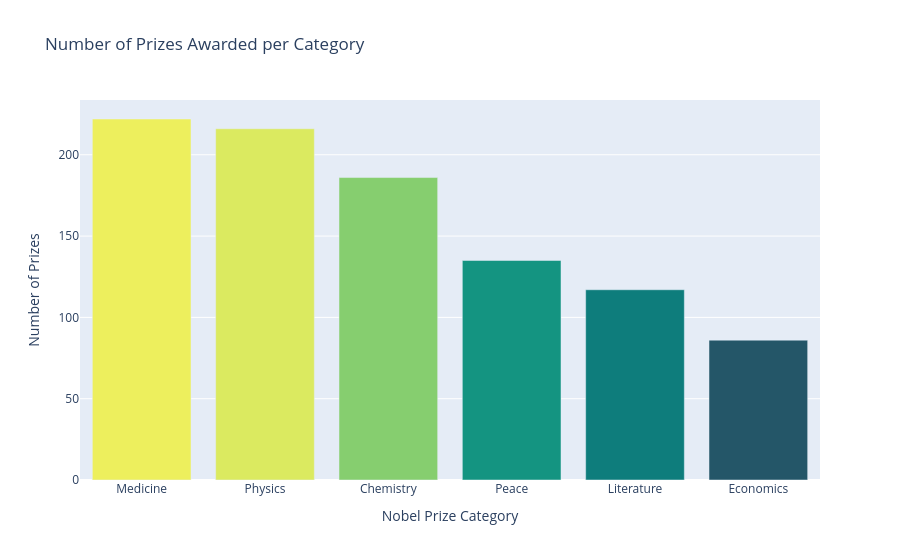

The cell this chart's notebook holds for it:
### Code cell
bar_categories = px.bar(x = category.index,
             y = category.values,
             title="Number of Prizes Awarded per Category",
             hover_name=category.index,
             color=category.values,
             color_continuous_scale="Aggrnyl",
             )
bar_categories.update_layout(
    xaxis=dict(title="Nobel Prize Category"),
    yaxis=dict(title="Number of Prizes"),
    coloraxis_showscale=False
)
# bar_categories.update_xaxes(tickangle=45)
bar_categories.show()

### Figure 1 — Plotly figure (JSON) as saved in the notebook; plotly's stock layout.template omitted (floating-point values rounded to 4 significant figures)
{"data": [{"hovertemplate": "<b>%{hovertext}</b><br><br>x=%{x}<br>y=%{y}<br>color=%{marker.color}<extra></extra>", "hovertext": ["Medicine", "Physics", "Chemistry", "Peace", "Literature", "Economics"], "legendgroup": "", "marker": {"color": [222, 216, 186, 135, 117, 86], "coloraxis": "coloraxis", "pattern": {"shape": ""}}, "name": "", "orientation": "v", "showlegend": false, "textposition": "auto", "type": "bar", "x": ["Medicine", "Physics", "Chemistry", "Peace", "Literature", "Economics"], "xaxis": "x", "y": [222, 216, 186, 135, 117, 86], "yaxis": "y"}], "layout": {"barmode": "relative", "coloraxis": {"autocolorscale": false, "colorbar": {"title": {"text": "color"}}, "colorscale": [[0, "rgb(36, 86, 104)"], [0.1667, "rgb(15, 114, 121)"], [0.3333, "rgb(13, 143, 129)"], [0.5, "rgb(57, 171, 126)"], [0.6667, "rgb(110, 197, 116)"], [0.8333, "rgb(169, 220, 103)"], [1, "rgb(237, 239, 93)"]], "showscale": false}, "legend": {"tracegroupgap": 0}, "title": {"text": "Number of Prizes Awarded per Category"}, "xaxis": {"anchor": "y", "domain": [0, 1], "title": {"text": "Nobel Prize Category"}}, "yaxis": {"anchor": "x", "domain": [0, 1], "title": {"text": "Number of Prizes"}}}}
